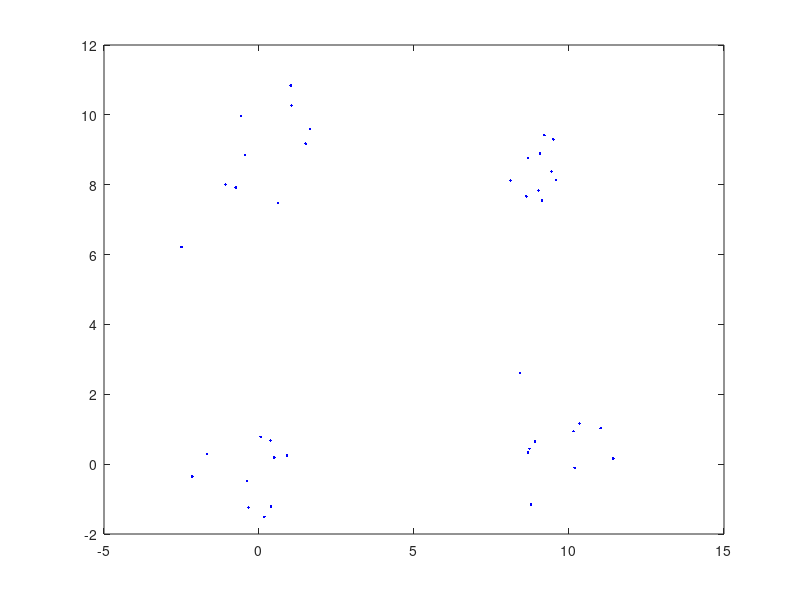

Reproduce this figure in MATLAB. (Note: this script raises an error after producing the figure.)
% Example 7.7.2
% "Introduction to Pattern Recognition: A MATLAB Approach"
% S. Theodoridis, A. Pikrakis, K. Koutroumbas, D. Cavouras

close('all');
clear;

% 1. Generate the data set X12
randn('seed',0)
m=[0 0; 10 0; 0 9; 9 8];
[n_clust,l]=size(m);
S(:,:,1)=eye(2);
S(:,:,2)=[1.0 .2; .2 1.5];
S(:,:,3)=[1.0 .4; .4 1.1];
S(:,:,4)=[.3 .2; .2 .5];
n_points=10*ones(1,4);
X12=[];
for i=1:n_clust
    X12=[X12; mvnrnd(m(i,:),S(:,:,i),n_points(i))];
end
X12=X12';
[l,N]=size(X12);

% Plot X12 (see Figure 7.14(a))
figure(1),plot(X12(1,:),X12(2,:),'.b')

% 2. Compute the distance matrix for the data vectors of X12
for i=1:N
    for j=i+1:N
        dista(i,j)=distan(X12(:,i),X12(:,j));
        dista(j,i)=dista(i,j);
    end
end

% Stack the computed distances to a data vector
dist_vec=[];
for i=1:N-1
    dist_vec=[dist_vec dista(i,i+1:N)];
end

% 3. Apply the single link algorithm on X12 and draw the corresponding
% dissimilarity dendrogram

Z=linkage(dist_vec,'single');
[bel,thres]=agglom(dista,1); % 1 for single, 2 for complete link
figure(2), dendrogram(Z);

% 4. Determine the clusterings of the hierarchy generated by the single link
% algorithm, that best fit the underlying structure of X12

[lambda,cut_point_tot,hist_cut] = dendrogram_cut(bel,dista,3); 
% The last input argument, i.e., 3, is the figure handle. If it is omitted, 
% then figure(1) is used.
